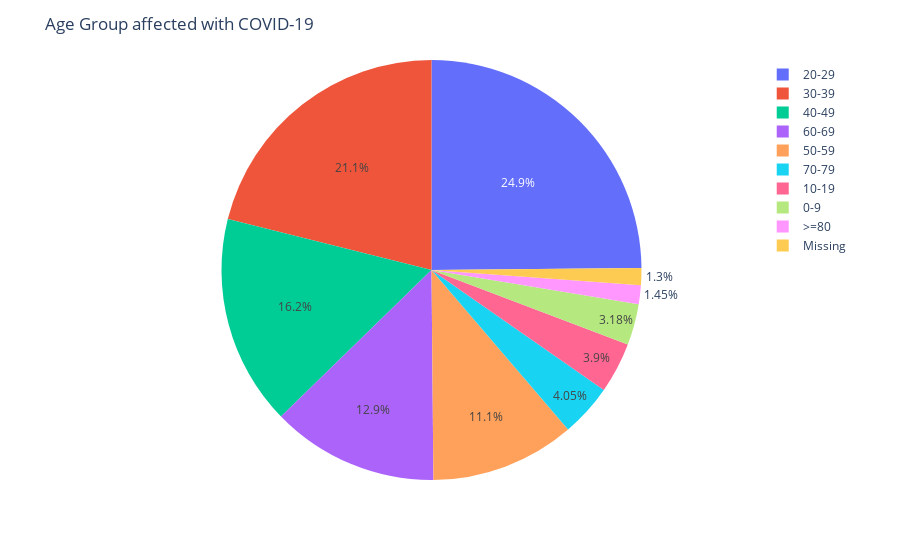

Notebook code cell kept with this figure:
### Code cell
Age= pd.read_csv("covid_data/AgeGroupDetails.csv")
fig = px.pie(Age, values='TotalCases', names='AgeGroup')
fig.update_layout(
    title='Age Group affected with COVID-19')
fig.show()

### Figure 1 — Plotly figure (JSON) as saved in the notebook; plotly's stock layout.template omitted (floating-point values rounded to 4 significant figures)
{"data": [{"domain": {"x": [0, 1], "y": [0, 1]}, "hovertemplate": "AgeGroup=%{label}<br>TotalCases=%{value}<extra></extra>", "labels": ["0-9", "10-19", "20-29", "30-39", "40-49", "50-59", "60-69", "70-79", ">=80", "Missing"], "legendgroup": "", "name": "", "showlegend": true, "type": "pie", "values": [22, 27, 172, 146, 112, 77, 89, 28, 10, 9]}], "layout": {"legend": {"tracegroupgap": 0}, "margin": {"t": 60}, "title": {"text": "Age Group affected with COVID-19"}}}
